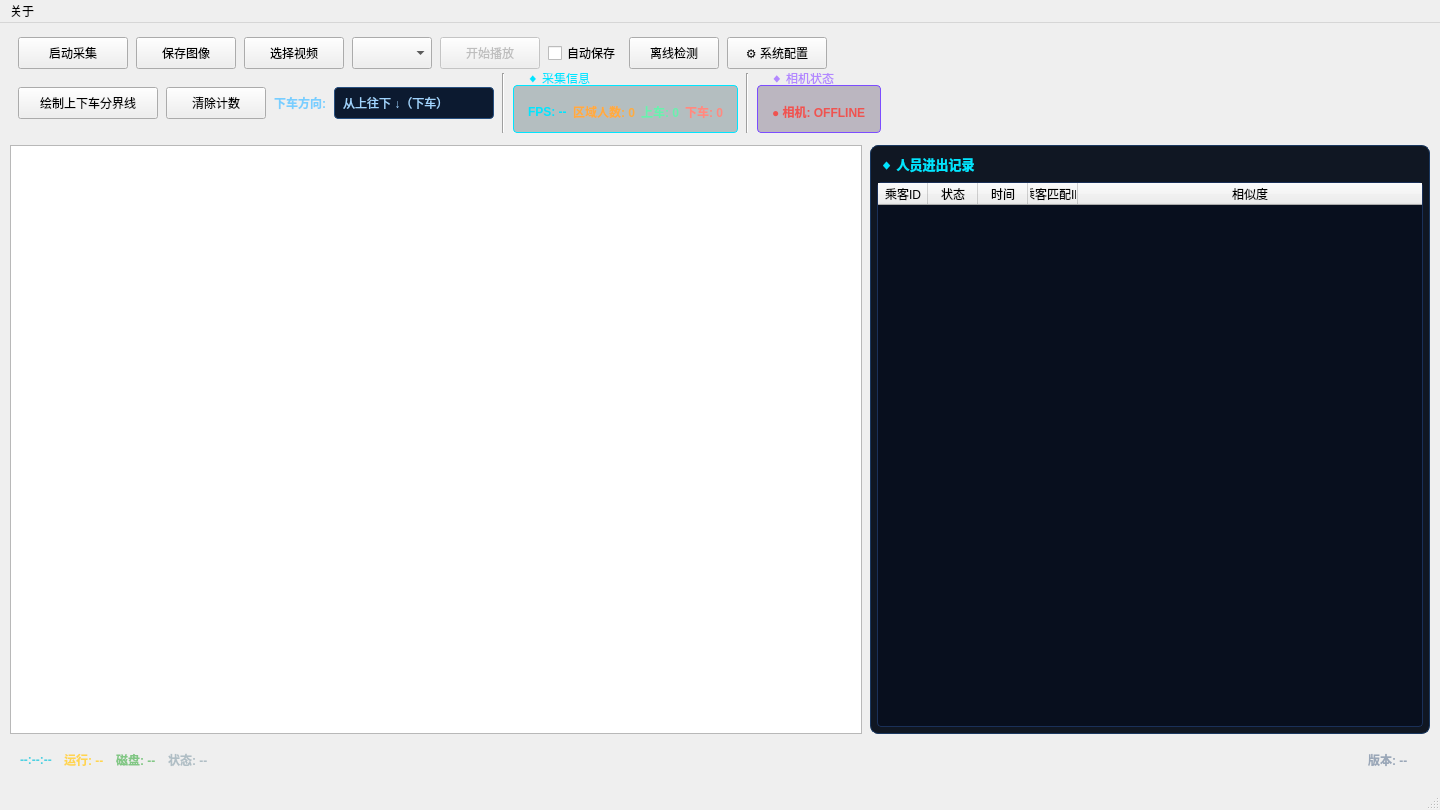
<?xml version="1.0" encoding="UTF-8"?>
<ui version="4.0">
 <class>MainWindow</class>
 <widget class="QMainWindow" name="MainWindow">
  <property name="geometry">
   <rect>
    <x>0</x>
    <y>0</y>
    <width>1440</width>
    <height>810</height>
   </rect>
  </property>
  <property name="windowTitle">
   <string>HX-CCD23 相机实时采集</string>
  </property>
  <widget class="QWidget" name="centralwidget">
   <layout class="QVBoxLayout" name="mainVerticalLayout">
    <property name="spacing">
     <number>8</number>
    </property>
    <property name="leftMargin">
     <number>10</number>
    </property>
    <property name="topMargin">
     <number>10</number>
    </property>
    <property name="rightMargin">
     <number>10</number>
    </property>
    <property name="bottomMargin">
     <number>10</number>
    </property>
    <!-- ===== 顶部工具栏（两行：采集/播放控制 + 区域/方向/状态） ===== -->
    <item>
     <widget class="QFrame" name="toolBarFrame">
      <property name="sizePolicy">
       <sizepolicy hsizetype="Expanding" vsizetype="Fixed">
        <horstretch>0</horstretch>
        <verstretch>0</verstretch>
       </sizepolicy>
      </property>
      <property name="minimumSize">
       <size>
        <width>0</width>
        <height>104</height>
       </size>
      </property>
      <layout class="QVBoxLayout" name="toolBarLayout">
       <property name="spacing">
        <number>4</number>
       </property>
       <property name="leftMargin">
        <number>8</number>
       </property>
       <property name="topMargin">
        <number>4</number>
       </property>
       <property name="rightMargin">
        <number>8</number>
       </property>
       <property name="bottomMargin">
        <number>4</number>
       </property>
       <!-- 第一行：采集 / 视频播放控制 -->
       <item>
        <layout class="QHBoxLayout" name="toolBarRow1">
         <property name="spacing">
          <number>8</number>
         </property>
         <!-- 启动/停止采集 Toggle 按钮 -->
         <item>
          <widget class="QPushButton" name="btnToggle">
           <property name="minimumSize">
            <size>
             <width>110</width>
             <height>32</height>
            </size>
           </property>
           <property name="text">
            <string>启动采集</string>
           </property>
          </widget>
         </item>
         <!-- 保存图像按钮 -->
         <item>
          <widget class="QPushButton" name="btnSave">
           <property name="minimumSize">
            <size>
             <width>100</width>
             <height>32</height>
            </size>
           </property>
           <property name="text">
            <string>保存图像</string>
           </property>
          </widget>
         </item>
         <!-- 选择视频按钮 -->
         <item>
          <widget class="QPushButton" name="btnSelectVideo">
           <property name="minimumSize">
            <size>
             <width>100</width>
             <height>32</height>
            </size>
           </property>
           <property name="text">
            <string>选择视频</string>
           </property>
          </widget>
         </item>
         <!-- 视频倍速选择（1x~6x，实际速度上限=检测程序最大速率） -->
         <item>
          <widget class="QComboBox" name="cmbVideoSpeed">
           <property name="minimumSize">
            <size>
             <width>80</width>
             <height>32</height>
            </size>
           </property>
           <property name="toolTip">
            <string>选择视频的播放/检测倍速（实际速度以检测程序最大速率为上限）</string>
           </property>
          </widget>
         </item>
         <!-- 开始播放/停止播放按钮（视频文件模式：停止后再次开始将从暂停处接续播放） -->
         <item>
          <widget class="QPushButton" name="btnPlay">
           <property name="minimumSize">
            <size>
             <width>100</width>
             <height>32</height>
            </size>
           </property>
           <property name="text">
            <string>开始播放</string>
           </property>
           <property name="enabled">
            <bool>false</bool>
           </property>
           <property name="toolTip">
            <string>开始播放/停止播放当前选择的视频（停止后再次开始将从暂停位置接续播放）</string>
           </property>
          </widget>
         </item>
         <!-- 自动保存开关 -->
         <item>
          <widget class="QCheckBox" name="chkAutoSave">
           <property name="text">
            <string>自动保存</string>
           </property>
          </widget>
         </item>
         <!-- 离线检测按钮 -->
         <item>
          <widget class="QPushButton" name="btnOfflineDetect">
           <property name="minimumSize">
            <size>
             <width>90</width>
             <height>32</height>
            </size>
           </property>
           <property name="text">
            <string>离线检测</string>
           </property>
          </widget>
         </item>
         <!-- 系统配置按钮 -->
         <item>
          <widget class="QPushButton" name="btnSettings">
           <property name="minimumSize">
            <size>
             <width>100</width>
             <height>32</height>
            </size>
           </property>
           <property name="text">
            <string>⚙ 系统配置</string>
           </property>
           <property name="toolTip">
            <string>打开系统配置（相机/推理/保存设置）</string>
           </property>
          </widget>
         </item>
         <!-- 弹簧 -->
         <item>
          <spacer name="toolBarRow1Spacer">
           <property name="orientation">
            <enum>Qt::Horizontal</enum>
           </property>
           <property name="sizeHint" stdset="0">
            <size>
             <width>40</width>
             <height>20</height>
            </size>
           </property>
          </spacer>
         </item>
        </layout>
       </item>
       <!-- 第二行：区域 / 方向 / 采集信息 / 相机状态 -->
       <item>
        <layout class="QHBoxLayout" name="toolBarRow2">
         <property name="spacing">
          <number>8</number>
         </property>
         <!-- 绘制上下车分界线按钮 -->
         <item>
          <widget class="QPushButton" name="btnDrawRegion">
           <property name="minimumSize">
            <size>
             <width>140</width>
             <height>32</height>
            </size>
           </property>
           <property name="text">
            <string>绘制上下车分界线</string>
           </property>
          </widget>
         </item>
         <!-- 清除区域按钮 -->
         <item>
          <widget class="QPushButton" name="btnClearRegion">
           <property name="minimumSize">
            <size>
             <width>100</width>
             <height>32</height>
            </size>
           </property>
           <property name="text">
            <string>清除计数</string>
           </property>
          </widget>
         </item>
         <!-- 进入方向标签 -->
         <item>
          <widget class="QLabel" name="label_entryDir">
           <property name="text">
            <string>下车方向:</string>
           </property>
           <property name="styleSheet">
            <string notr="true">color: #78ceff; font-family: 'Consolas'; font-size: 12px; font-weight: bold;</string>
           </property>
          </widget>
         </item>
         <!-- 进入方向下拉框 -->
         <item>
          <widget class="QComboBox" name="cmbEntryDirection">
           <property name="minimumSize">
            <size>
             <width>160</width>
             <height>32</height>
            </size>
           </property>
           <property name="styleSheet">
            <string notr="true">QComboBox { background-color: #0c1a30; border: 1px solid #285080; border-radius: 4px; color: #a0d4ff; padding: 4px 8px; font-family: 'Consolas'; font-size: 12px; } QComboBox:hover { border-color: #40c8ff; } QComboBox::drop-down { border: none; width: 20px; } QComboBox QAbstractItemView { background-color: #0c1a30; border: 1px solid #285080; color: #a0d4ff; selection-background-color: #144888; }</string>
           </property>
           <item>
            <property name="text">
             <string>从上往下 ↓（下车）</string>
            </property>
           </item>
           <item>
            <property name="text">
             <string>从下往上 ↑（下车）</string>
            </property>
           </item>
          </widget>
         </item>
         <!-- 分隔线 -->
         <item>
          <widget class="QFrame" name="sep1">
           <property name="frameShape">
            <enum>QFrame::VLine</enum>
           </property>
           <property name="frameShadow">
            <enum>QFrame::Sunken</enum>
           </property>
           <property name="styleSheet">
            <string notr="true">color: #2a3f5f;</string>
           </property>
          </widget>
         </item>
         <!-- 采集信息 -->
         <item>
          <widget class="QGroupBox" name="groupBox_info">
           <property name="styleSheet">
            <string notr="true">QGroupBox { border: 1px solid #00e5ff; border-radius: 4px; margin-top: 12px; padding: 2px 6px; background-color: rgba(0,40,50,0.25); } QGroupBox::title { color: #00e5ff; font-family: 'Consolas'; font-size: 10px; font-weight: bold; subcontrol-origin: margin; left: 8px; padding: 0 4px; top: -2px; }</string>
           </property>
           <property name="title">
            <string>◆ 采集信息</string>
           </property>
           <layout class="QHBoxLayout" name="infoLayout">
            <property name="spacing">
             <number>6</number>
            </property>
            <property name="leftMargin">
             <number>8</number>
            </property>
            <property name="topMargin">
             <number>10</number>
            </property>
            <property name="rightMargin">
             <number>8</number>
            </property>
            <property name="bottomMargin">
             <number>4</number>
            </property>
            <item>
             <widget class="QLabel" name="label_fps">
              <property name="styleSheet">
               <string notr="true">color: #00e5ff; font-family: 'Consolas'; font-size: 12px; font-weight: bold;</string>
              </property>
              <property name="text">
               <string>FPS: --</string>
              </property>
             </widget>
            </item>
            <item>
             <widget class="QLabel" name="label_personCount">
              <property name="styleSheet">
               <string notr="true">color: #ffab40; font-family: 'Consolas'; font-size: 12px; font-weight: bold;</string>
              </property>
              <property name="text">
               <string>区域人数: 0</string>
              </property>
             </widget>
            </item>
            <item>
             <widget class="QLabel" name="label_boardCount">
              <property name="styleSheet">
               <string notr="true">color: #69f0ae; font-family: 'Consolas'; font-size: 12px; font-weight: bold;</string>
              </property>
              <property name="text">
               <string>上车: 0</string>
              </property>
             </widget>
            </item>
            <item>
             <widget class="QLabel" name="label_alightCount">
              <property name="styleSheet">
               <string notr="true">color: #ff8a80; font-family: 'Consolas'; font-size: 12px; font-weight: bold;</string>
              </property>
              <property name="text">
               <string>下车: 0</string>
              </property>
             </widget>
            </item>
           </layout>
          </widget>
         </item>
         <!-- 分隔线 -->
         <item>
          <widget class="QFrame" name="sep2">
           <property name="frameShape">
            <enum>QFrame::VLine</enum>
           </property>
           <property name="frameShadow">
            <enum>QFrame::Sunken</enum>
           </property>
           <property name="styleSheet">
            <string notr="true">color: #2a3f5f;</string>
           </property>
          </widget>
         </item>
         <!-- 相机状态 -->
         <item>
          <widget class="QGroupBox" name="groupBox_status">
           <property name="styleSheet">
            <string notr="true">QGroupBox { border: 1px solid #7c4dff; border-radius: 4px; margin-top: 12px; padding: 2px 6px; background-color: rgba(30,10,50,0.25); } QGroupBox::title { color: #b388ff; font-family: 'Consolas'; font-size: 10px; font-weight: bold; subcontrol-origin: margin; left: 8px; padding: 0 4px; top: -2px; }</string>
           </property>
           <property name="title">
            <string>◆ 相机状态</string>
           </property>
           <layout class="QHBoxLayout" name="statusLayout">
            <property name="spacing">
             <number>6</number>
            </property>
            <property name="leftMargin">
             <number>8</number>
            </property>
            <property name="topMargin">
             <number>10</number>
            </property>
            <property name="rightMargin">
             <number>8</number>
            </property>
            <property name="bottomMargin">
             <number>4</number>
            </property>
            <item>
             <widget class="QLabel" name="label_camStatus">
              <property name="styleSheet">
               <string notr="true">color: #ef5350; font-family: 'Consolas'; font-size: 12px; font-weight: bold;</string>
              </property>
              <property name="text">
               <string>● 相机: OFFLINE</string>
              </property>
             </widget>
            </item>
           </layout>
          </widget>
         </item>
         <!-- 弹簧 -->
         <item>
          <spacer name="toolBarRow2Spacer">
           <property name="orientation">
            <enum>Qt::Horizontal</enum>
           </property>
           <property name="sizeHint" stdset="0">
            <size>
             <width>40</width>
             <height>20</height>
            </size>
           </property>
          </spacer>
         </item>
        </layout>
       </item>
      </layout>
     </widget>
    </item>
    <!-- ===== 图像显示区域 ===== -->
    <item>
     <layout class="QHBoxLayout" name="imageLayout">
      <property name="spacing">
       <number>8</number>
      </property>
      <item>
       <widget class="QGraphicsView" name="imageView">
        <property name="sizePolicy">
         <sizepolicy hsizetype="Expanding" vsizetype="Expanding">
          <horstretch>14</horstretch>
          <verstretch>0</verstretch>
         </sizepolicy>
        </property>
        <property name="minimumSize">
         <size>
          <width>360</width>
          <height>300</height>
         </size>
        </property>
       </widget>
      </item>
      <!-- 右侧人员进出记录面板 -->
      <item>
       <widget class="QFrame" name="visitorPanel">
        <property name="sizePolicy">
         <sizepolicy hsizetype="Preferred" vsizetype="Expanding">
          <horstretch>11</horstretch>
          <verstretch>0</verstretch>
         </sizepolicy>
        </property>
        <property name="minimumSize">
         <size>
          <width>320</width>
          <height>0</height>
         </size>
        </property>
        <property name="maximumSize">
         <size>
          <width>560</width>
          <height>16777215</height>
         </size>
        </property>
        <property name="styleSheet">
         <string notr="true">QFrame#visitorPanel { background-color: rgba(6, 14, 26, 0.96); border: 1px solid #1a3860; border-radius: 8px; }</string>
        </property>
        <layout class="QVBoxLayout" name="visitorPanelLayout">
         <property name="spacing">
          <number>6</number>
         </property>
         <property name="leftMargin">
          <number>6</number>
         </property>
         <property name="topMargin">
          <number>6</number>
         </property>
         <property name="rightMargin">
          <number>6</number>
         </property>
         <property name="bottomMargin">
          <number>6</number>
         </property>
         <item>
          <widget class="QLabel" name="label_visitorTitle">
           <property name="text">
            <string>◆ 人员进出记录</string>
           </property>
           <property name="styleSheet">
            <string notr="true">color: #00e5ff; font-family: 'Consolas'; font-size: 13px; font-weight: bold; padding: 2px 0;</string>
           </property>
          </widget>
         </item>
         <item>
          <widget class="QTableWidget" name="tableVisitors">
           <property name="columnCount">
            <number>5</number>
           </property>
           <property name="styleSheet">
            <string notr="true">QTableWidget { background-color: #080f1e; border: 1px solid #1a3058; border-radius: 4px; color: #b8d4f0; font-family: 'Consolas'; font-size: 11px; gridline-color: #1a3058; selection-background-color: rgba(64, 180, 255, 0.15); } QTableWidget::item { padding: 3px 6px; border-bottom: 1px solid #122040; } QHeaderView::section { background-color: #0a1a30; color: #78ceff; font-family: 'Consolas'; font-size: 11px; font-weight: bold; border: 1px solid #1a3058; padding: 4px 6px; }</string>
           </property>
           <attribute name="horizontalHeaderDefaultSectionSize">
            <number>50</number>
           </attribute>
           <attribute name="horizontalHeaderStretchLastSection">
            <bool>true</bool>
           </attribute>
           <attribute name="verticalHeaderVisible">
            <bool>false</bool>
           </attribute>
           <column>
            <property name="text">
             <string>乘客ID</string>
            </property>
           </column>
           <column>
            <property name="text">
             <string>状态</string>
            </property>
           </column>
           <column>
            <property name="text">
             <string>时间</string>
            </property>
           </column>
           <column>
            <property name="text">
             <string>乘客匹配ID</string>
            </property>
           </column>
           <column>
            <property name="text">
             <string>相似度</string>
            </property>
           </column>
          </widget>
         </item>
        </layout>
       </widget>
      </item>
     </layout>
    </item>
    <!-- ===== 底部状态栏 ===== -->
    <item>
     <widget class="QFrame" name="statusBarFrame">
      <property name="sizePolicy">
       <sizepolicy hsizetype="Expanding" vsizetype="Fixed">
        <horstretch>0</horstretch>
        <verstretch>0</verstretch>
       </sizepolicy>
      </property>
      <property name="minimumSize">
       <size>
        <width>0</width>
        <height>36</height>
       </size>
      </property>
      <layout class="QHBoxLayout" name="statusBarLayout">
       <property name="spacing">
        <number>12</number>
       </property>
       <property name="leftMargin">
        <number>10</number>
       </property>
       <property name="topMargin">
        <number>4</number>
       </property>
       <property name="rightMargin">
        <number>10</number>
       </property>
       <property name="bottomMargin">
        <number>4</number>
       </property>
       <item>
        <widget class="QLabel" name="timeLabel">
         <property name="styleSheet">
          <string notr="true">color: #4dd0e1; font-family: 'Consolas'; font-size: 12px; font-weight: bold;</string>
         </property>
         <property name="text">
          <string>--:--:--</string>
         </property>
        </widget>
       </item>
       <item>
        <widget class="QLabel" name="runTimeLabel">
         <property name="styleSheet">
          <string notr="true">color: #ffd54f; font-family: 'Consolas'; font-size: 12px; font-weight: bold;</string>
         </property>
         <property name="text">
          <string>运行: --</string>
         </property>
        </widget>
       </item>
       <item>
        <widget class="QLabel" name="diskLabel">
         <property name="styleSheet">
          <string notr="true">color: #81c784; font-family: 'Consolas'; font-size: 12px; font-weight: bold;</string>
         </property>
         <property name="text">
          <string>磁盘: --</string>
         </property>
        </widget>
       </item>
       <item>
        <widget class="QLabel" name="captureStatusLabel">
         <property name="styleSheet">
          <string notr="true">color: #b0bec5; font-family: 'Consolas'; font-size: 12px; font-weight: bold;</string>
         </property>
         <property name="text">
          <string>状态: --</string>
         </property>
        </widget>
       </item>
       <item>
        <spacer name="bottomSpacer">
         <property name="orientation">
          <enum>Qt::Horizontal</enum>
         </property>
         <property name="sizeHint" stdset="0">
          <size>
           <width>40</width>
           <height>20</height>
          </size>
         </property>
        </spacer>
       </item>
       <!-- 程序版本号 -->
       <item>
        <widget class="QLabel" name="versionLabel">
         <property name="styleSheet">
          <string notr="true">color: #9aa7b8; font-family: 'Consolas'; font-size: 12px; font-weight: bold; padding: 0 8px;</string>
         </property>
         <property name="text">
          <string>版本: --</string>
         </property>
        </widget>
       </item>
      </layout>
     </widget>
    </item>
   </layout>
  </widget>
  <widget class="QMenuBar" name="menubar">
   <property name="geometry">
    <rect>
     <x>0</x>
     <y>0</y>
     <width>1280</width>
     <height>28</height>
    </rect>
   </property>
   <widget class="QMenu" name="menuAbout">
    <property name="title">
     <string>关于</string>
    </property>
    <addaction name="actionversion"/>
    <addaction name="actionCheckUpdate"/>
   </widget>
   <addaction name="menuAbout"/>
  </widget>
  <widget class="QStatusBar" name="statusbar"/>
  <action name="actionversion">
   <property name="text">
    <string>版本信息</string>
   </property>
  </action>
  <action name="actionCheckUpdate">
   <property name="text">
    <string>检查更新</string>
   </property>
  </action>
 </widget>
 <resources/>
 <connections/>
</ui>
